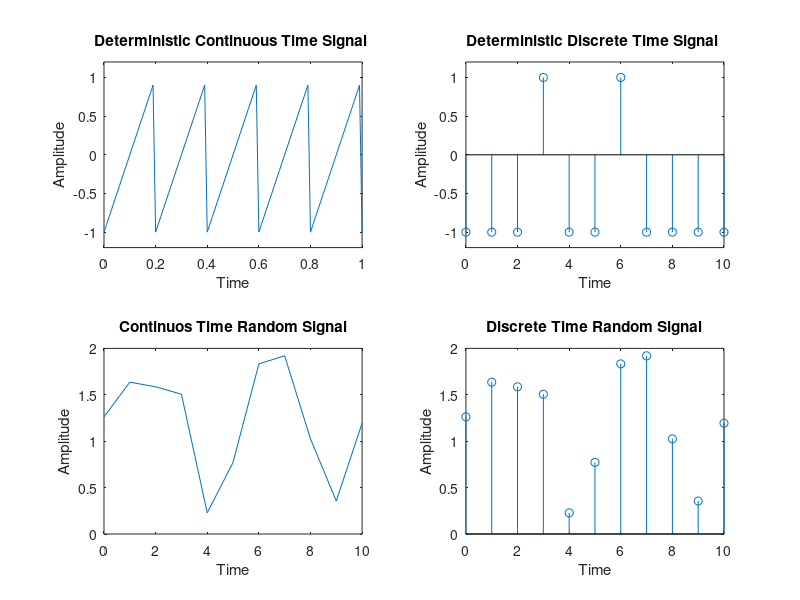
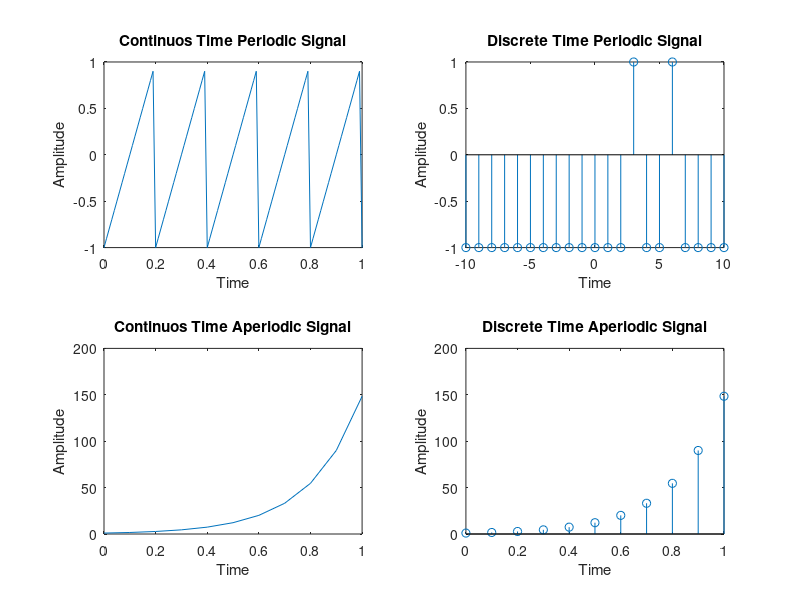
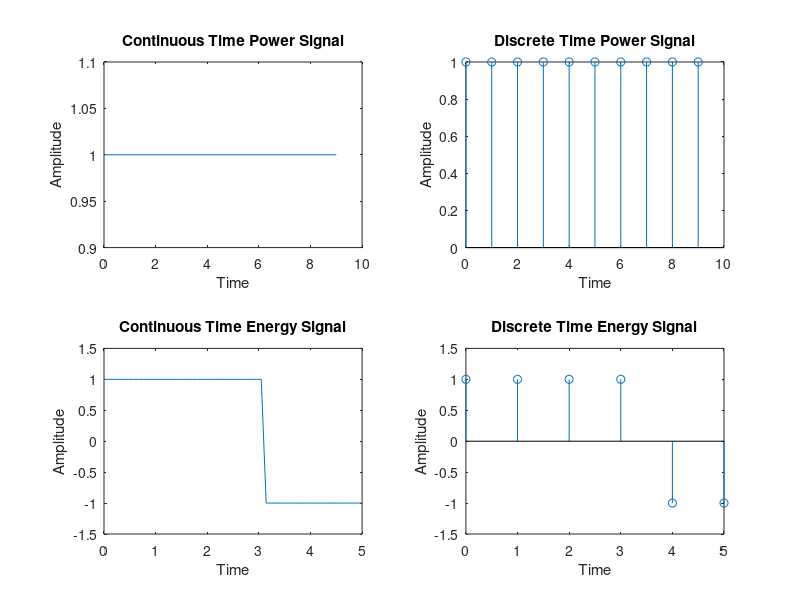
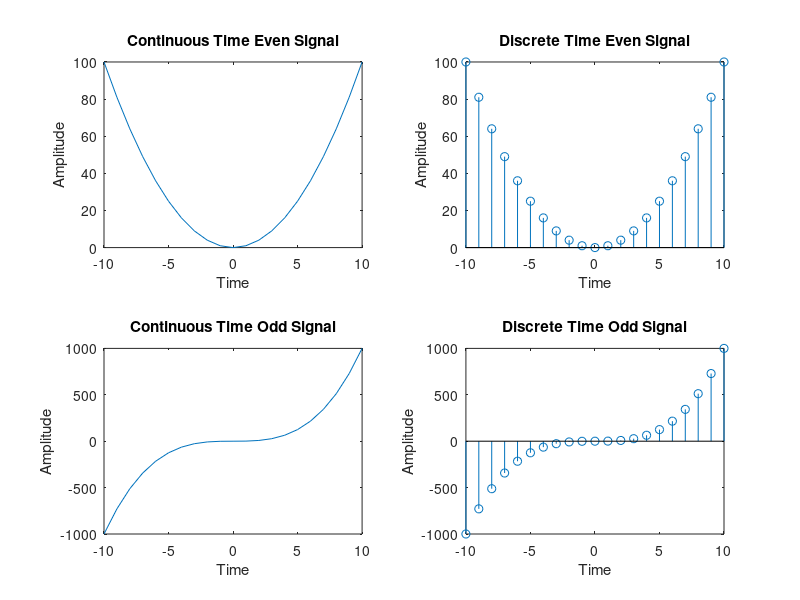

Here is the MATLAB script that generated these plots, in order:
%% Experiment No: 5

%{
     Name: Smit Shah
     PRN: 17070123090
     Batch: EB-2
%}

clc
clear all
close all

%% 1. Deterministic/Random

figure('Name', 'Deterministic/Random CT and DT Signal')
f=5;
Fs=100;
Ts=1/Fs;
t=0:Ts:1.0;
n=-10:1:10;
subplot(2,2,1)
y=sawtooth(2*pi*f*t);
plot(t,y)
axis([0 1 -1.2 1.2])
title('Deterministic Continuous Time Signal ')
xlabel('Time')
ylabel('Amplitude')
subplot(2,2,2)
y1=sawtooth(2*pi*f*n);
stem(n,y1)
axis([0 10 -1.2 1.2])
title('Deterministic Discrete Time Signal ')
xlabel('Time')
ylabel('Amplitude')

t1 = 0:10;
smax =  1.5;
smin = -0.8;
s = (smax-smin)*rand(1,length(t1));
subplot(2,2,3)
plot(t1, s)
title('Continuos Time Random Signal')
xlabel('Time')
ylabel('Amplitude')
subplot(2,2,4)
stem(t1, s)
title('Discrete Time Random Signal')
xlabel('Time')
ylabel('Amplitude')

%% 2. Periodic/Aperiodic

figure('Name', 'Periodic/Aperiodic CT and DT Signal')
subplot(2,2,1)
plot(t,y)
xlabel('Time')
ylabel('Amplitude')
title('Continuos Time Periodic Signal')
subplot(2,2,2)
stem(n,y1)
xlabel('Time')
ylabel('Amplitude')
title('Discrete Time Periodic Signal')

t2=0:0.10:1;
a1=5;
x1=exp(a1*t2);
subplot(2,2,3)
plot(t2,x1)
xlabel('Time')
ylabel('Amplitude')
title('Continuos Time Aperiodic Signal')
subplot(2,2,4)
stem(t2,x1)
xlabel('Time')
ylabel('Amplitude')
title('Discrete Time Aperiodic Signal')

%% 3. Energy/Power. Calculate its value.

figure('Name', 'Energy/Power CT and DT Signal')
N=10;
n3=0:1:N-1;
x2=ones(1,N);
subplot(2,2,1)
plot(n3,x2)
xlabel('Time')
ylabel('Amplitude')
title('Continuous Time Power Signal')
subplot(2,2,2)
stem(n3,x2)
xlabel('Time')
ylabel('Amplitude')
title('Discrete Time Power Signal')

t4=linspace(0,3*pi);
x3=square(t4);
n4=-5:1:5;
x4=square(n4);
subplot(2,2,3)
plot(t4,x3)
axis([0 5 -1.5 1.5])
xlabel('Time')
ylabel('Amplitude')
title('Continuous Time Energy Signal')
subplot(2,2,4)
stem(n4,x4)
axis([0 5 -1.5 1.5])
xlabel('Time')
ylabel('Amplitude')
title('Discrete Time Energy Signal')
%% 4. Even/Odd

figure('Name', 'Even/Odd CT and DT Signal')
t5=-10:1:10;
x5=t5.^2;
x6=t5.^3;
subplot(2,2,1)
plot(t5,x5)
xlabel('Time')
ylabel('Amplitude')
title('Continuous Time Even Signal')
subplot(2,2,2)
stem(t5,x5)
xlabel('Time')
ylabel('Amplitude')
title('Discrete Time Even Signal')

subplot(2,2,3)
plot(t5,x6)
xlabel('Time')
ylabel('Amplitude')
title('Continuous Time Odd Signal')
subplot(2,2,4)
stem(t5,x6)
xlabel('Time')
ylabel('Amplitude')
title('Discrete Time Odd Signal')

%% Conclusion

%{
    Through this experiment, we saw how to differentiate between a
    deterministic and random signal, Periodic and Aperiodic signal, energy
    and power signal, odd and even signal. We also plotted each of these in
    continuous time and discrete time to observe the difference.
%}